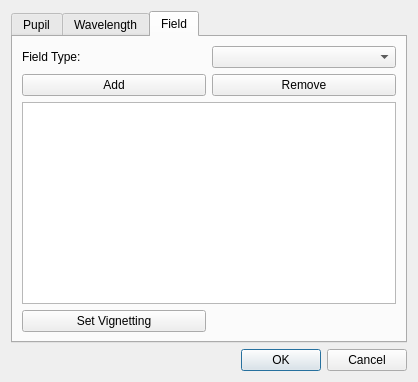
<?xml version="1.0" encoding="UTF-8"?>
<ui version="4.0">
 <class>SpecSettingDialog</class>
 <widget class="QDialog" name="SpecSettingDialog">
  <property name="geometry">
   <rect>
    <x>0</x>
    <y>0</y>
    <width>418</width>
    <height>382</height>
   </rect>
  </property>
  <property name="windowTitle">
   <string>Dialog</string>
  </property>
  <layout class="QVBoxLayout" name="verticalLayout">
   <item>
    <widget class="QTabWidget" name="tabWidget">
     <property name="currentIndex">
      <number>2</number>
     </property>
     <widget class="QWidget" name="tab_Pupil">
      <attribute name="title">
       <string>Pupil</string>
      </attribute>
      <layout class="QFormLayout" name="formLayout">
       <item row="0" column="0">
        <widget class="QLabel" name="label_2">
         <property name="text">
          <string>Pupil Specification: </string>
         </property>
        </widget>
       </item>
       <item row="0" column="1">
        <widget class="QComboBox" name="comboBox_PupilType"/>
       </item>
       <item row="1" column="0">
        <widget class="QLabel" name="label_3">
         <property name="text">
          <string>Value: </string>
         </property>
        </widget>
       </item>
       <item row="1" column="1">
        <widget class="QLineEdit" name="lineEdit_PupilValue"/>
       </item>
      </layout>
     </widget>
     <widget class="QWidget" name="tab_Wavelength">
      <attribute name="title">
       <string>Wavelength</string>
      </attribute>
      <layout class="QGridLayout" name="gridLayout">
       <item row="0" column="0">
        <widget class="QPushButton" name="pushButton_AddWvl">
         <property name="text">
          <string>Add</string>
         </property>
        </widget>
       </item>
       <item row="0" column="1">
        <widget class="QPushButton" name="pushButton_RemoveWvl">
         <property name="text">
          <string>Remove</string>
         </property>
        </widget>
       </item>
       <item row="1" column="0" colspan="2">
        <widget class="QTableWidget" name="tableWidget_Wvls"/>
       </item>
       <item row="2" column="0">
        <widget class="QLabel" name="label">
         <property name="text">
          <string>Reference Wavelength: </string>
         </property>
        </widget>
       </item>
       <item row="2" column="1">
        <widget class="QComboBox" name="comboBox_Ref_Wvl"/>
       </item>
       <item row="3" column="0" colspan="2">
        <spacer name="verticalSpacer">
         <property name="orientation">
          <enum>Qt::Vertical</enum>
         </property>
         <property name="sizeHint" stdset="0">
          <size>
           <width>20</width>
           <height>40</height>
          </size>
         </property>
        </spacer>
       </item>
      </layout>
     </widget>
     <widget class="QWidget" name="tab_Field">
      <attribute name="title">
       <string>Field</string>
      </attribute>
      <layout class="QGridLayout" name="gridLayout_2">
       <item row="0" column="1">
        <widget class="QComboBox" name="comboBox_FieldType"/>
       </item>
       <item row="2" column="0" colspan="2">
        <widget class="QTableWidget" name="tableWidget_Fields"/>
       </item>
       <item row="1" column="1">
        <widget class="QPushButton" name="pushButton_RemoveField">
         <property name="text">
          <string>Remove</string>
         </property>
        </widget>
       </item>
       <item row="1" column="0">
        <widget class="QPushButton" name="pushButton_AddField">
         <property name="text">
          <string>Add</string>
         </property>
        </widget>
       </item>
       <item row="0" column="0">
        <widget class="QLabel" name="label_4">
         <property name="text">
          <string>Field Type: </string>
         </property>
        </widget>
       </item>
       <item row="3" column="0">
        <widget class="QPushButton" name="pushButton_SetVig">
         <property name="text">
          <string>Set Vignetting</string>
         </property>
        </widget>
       </item>
      </layout>
     </widget>
    </widget>
   </item>
   <item>
    <widget class="QDialogButtonBox" name="buttonBox">
     <property name="orientation">
      <enum>Qt::Horizontal</enum>
     </property>
     <property name="standardButtons">
      <set>QDialogButtonBox::Cancel|QDialogButtonBox::Ok</set>
     </property>
    </widget>
   </item>
  </layout>
 </widget>
 <resources/>
 <connections>
  <connection>
   <sender>buttonBox</sender>
   <signal>accepted()</signal>
   <receiver>SpecSettingDialog</receiver>
   <slot>accept()</slot>
   <hints>
    <hint type="sourcelabel">
     <x>248</x>
     <y>254</y>
    </hint>
    <hint type="destinationlabel">
     <x>157</x>
     <y>274</y>
    </hint>
   </hints>
  </connection>
  <connection>
   <sender>buttonBox</sender>
   <signal>rejected()</signal>
   <receiver>SpecSettingDialog</receiver>
   <slot>reject()</slot>
   <hints>
    <hint type="sourcelabel">
     <x>316</x>
     <y>260</y>
    </hint>
    <hint type="destinationlabel">
     <x>286</x>
     <y>274</y>
    </hint>
   </hints>
  </connection>
 </connections>
</ui>
